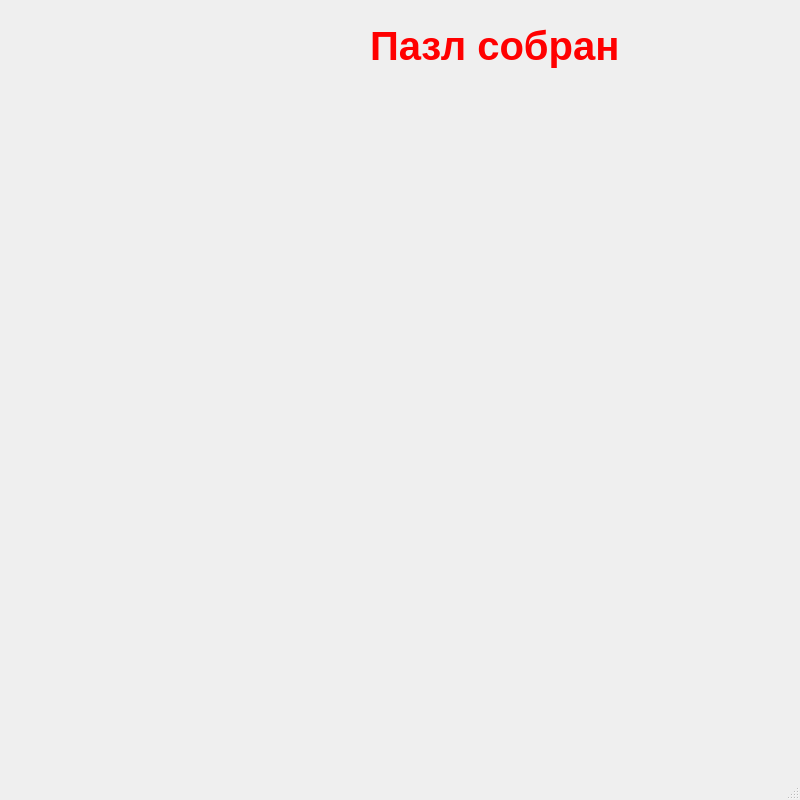
<?xml version="1.0" encoding="UTF-8"?>
<ui version="4.0">
 <class>MainWindow</class>
 <widget class="QMainWindow" name="MainWindow">
  <property name="geometry">
   <rect>
    <x>0</x>
    <y>0</y>
    <width>800</width>
    <height>800</height>
   </rect>
  </property>
  <property name="windowTitle">
   <string>MainWindow</string>
  </property>
  <property name="styleSheet">
   <string notr="true">background-image: url(:/newPrefix/images/background_image.jpg);</string>
  </property>
  <widget class="QWidget" name="centralwidget">
   <widget class="QWidget" name="gridLayoutWidget">
    <property name="geometry">
     <rect>
      <x>100</x>
      <y>100</y>
      <width>602</width>
      <height>602</height>
     </rect>
    </property>
    <layout class="QGridLayout" name="gridLayout">
     <property name="spacing">
      <number>0</number>
     </property>
     <item row="2" column="0">
      <widget class="QLabel" name="label3_1">
       <property name="text">
        <string/>
       </property>
      </widget>
     </item>
     <item row="1" column="0">
      <widget class="QLabel" name="label2_1">
       <property name="minimumSize">
        <size>
         <width>150</width>
         <height>150</height>
        </size>
       </property>
       <property name="text">
        <string/>
       </property>
      </widget>
     </item>
     <item row="1" column="2">
      <widget class="QLabel" name="label2_3">
       <property name="text">
        <string/>
       </property>
      </widget>
     </item>
     <item row="1" column="1">
      <widget class="QLabel" name="label2_2">
       <property name="text">
        <string/>
       </property>
      </widget>
     </item>
     <item row="2" column="2">
      <widget class="QLabel" name="label3_3">
       <property name="text">
        <string/>
       </property>
      </widget>
     </item>
     <item row="2" column="1">
      <widget class="QLabel" name="label3_2">
       <property name="text">
        <string/>
       </property>
      </widget>
     </item>
     <item row="1" column="3">
      <widget class="QLabel" name="label2_4">
       <property name="text">
        <string/>
       </property>
      </widget>
     </item>
     <item row="0" column="3">
      <widget class="QLabel" name="label1_4">
       <property name="minimumSize">
        <size>
         <width>150</width>
         <height>150</height>
        </size>
       </property>
       <property name="text">
        <string/>
       </property>
      </widget>
     </item>
     <item row="3" column="0">
      <widget class="QLabel" name="label4_1">
       <property name="text">
        <string/>
       </property>
      </widget>
     </item>
     <item row="0" column="2">
      <widget class="QLabel" name="label1_3">
       <property name="minimumSize">
        <size>
         <width>150</width>
         <height>150</height>
        </size>
       </property>
       <property name="text">
        <string/>
       </property>
      </widget>
     </item>
     <item row="2" column="3">
      <widget class="QLabel" name="label3_4">
       <property name="text">
        <string/>
       </property>
      </widget>
     </item>
     <item row="3" column="2">
      <widget class="QLabel" name="label4_3">
       <property name="text">
        <string/>
       </property>
      </widget>
     </item>
     <item row="3" column="1">
      <widget class="QLabel" name="label4_2">
       <property name="text">
        <string/>
       </property>
      </widget>
     </item>
     <item row="3" column="3">
      <widget class="QLabel" name="label4_4">
       <property name="text">
        <string/>
       </property>
      </widget>
     </item>
     <item row="0" column="0">
      <widget class="QLabel" name="label1_1">
       <property name="minimumSize">
        <size>
         <width>150</width>
         <height>150</height>
        </size>
       </property>
       <property name="text">
        <string/>
       </property>
      </widget>
     </item>
     <item row="0" column="1">
      <widget class="QLabel" name="label1_2">
       <property name="minimumSize">
        <size>
         <width>150</width>
         <height>150</height>
        </size>
       </property>
       <property name="text">
        <string/>
       </property>
      </widget>
     </item>
    </layout>
   </widget>
   <widget class="QLabel" name="label">
    <property name="geometry">
     <rect>
      <x>370</x>
      <y>10</y>
      <width>331</width>
      <height>71</height>
     </rect>
    </property>
    <property name="font">
     <font>
      <pointsize>30</pointsize>
      <weight>75</weight>
      <bold>true</bold>
     </font>
    </property>
    <property name="styleSheet">
     <string notr="true">color: rgb(255, 0, 0);</string>
    </property>
    <property name="text">
     <string>Пазл собран</string>
    </property>
   </widget>
  </widget>
  <widget class="QMenuBar" name="menubar">
   <property name="geometry">
    <rect>
     <x>0</x>
     <y>0</y>
     <width>800</width>
     <height>26</height>
    </rect>
   </property>
  </widget>
  <widget class="QStatusBar" name="statusbar"/>
 </widget>
 <resources>
  <include location="test2.qrc"/>
 </resources>
 <connections/>
</ui>
